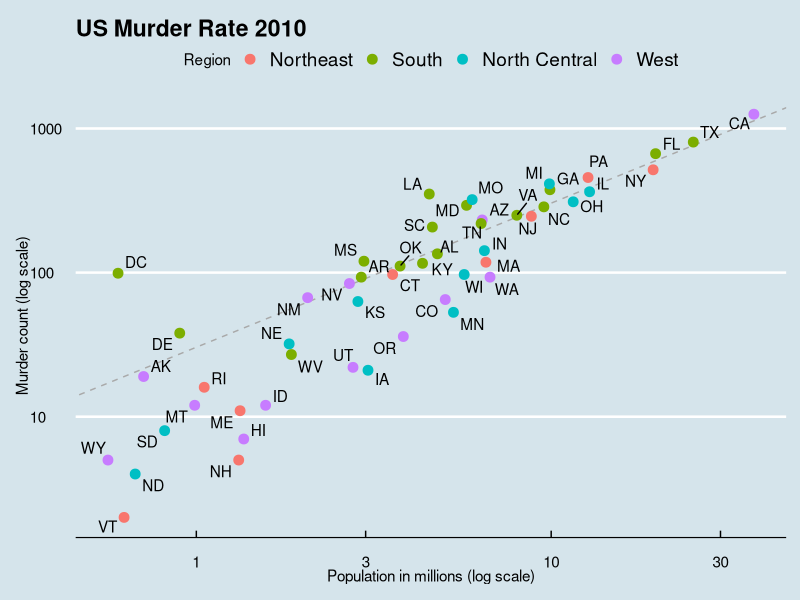

The R source for this figure:
library(tidyverse)
library(dslabs)
library(ggrepel)
library(ggthemes)
data(murders)

r <- murders %>% summarize(rate = sum(total)/sum(population)*10^6) %>% .$rate

ggplot(murders, aes(population/10^6, total, label = abb)) +
  geom_abline(intercept = log10(r), lty = 2, color = "darkgrey") +
  geom_point(aes(color=region), size = 3) +
  geom_text_repel() +
  scale_x_log10() +
  scale_y_log10() +
  labs(title = "US Murder Rate 2010", x = "Population in millions (log scale)", y = "Murder count (log scale)") +
  theme_economist() +
  scale_color_discrete(name = "Region")
